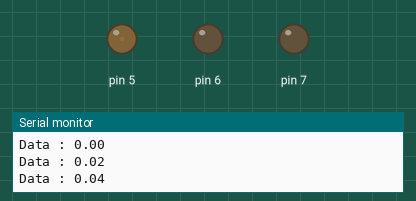
Simulated run of this sketch. Board: Arduino Uno, built with avr-gcc and run on an emulated ATmega328P. On the bench: output pins drawn as LEDs (lit = HIGH), the last lines printed to the serial monitor.

Above: at 0.05 s.
At 2.35 s:
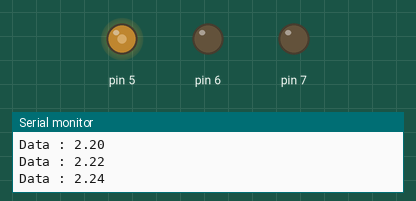
At 4.7 s:
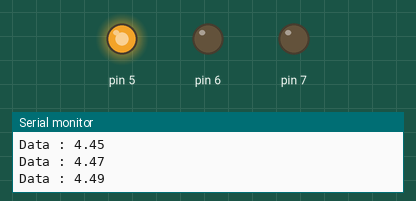
At 9.4 s:
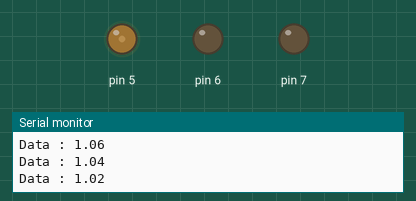
Timing chart, 0 to 13.6 s (numbered marks = the images above):
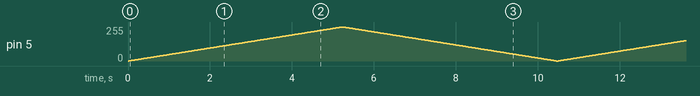

The sketch:

0_PWM_LED.ino
```cpp
void setup() {
  Serial.begin(9600);
  for(float i=5; i<=7; i++){
   pinMode(i,OUTPUT);
  }

}

void loop() {
  for(float i=0; i<=255; i++){
    analogWrite(5,i);
//    float hasil=map(i,0,255,0,5);
    float hasil=(5.0/255.0)*i;
    Serial.print("Data : " );
    Serial.print(hasil);
    Serial.println();
    delay(20);

  }
  for(float i=255; i>=0; i--){
    analogWrite(5,i);
//    float hasil=map(i,0,255,0,5);
    float hasil=(5.0/255.0)*i;
    Serial.print("Data : " );
    Serial.print(hasil);
    Serial.println();
    delay(20);


  }


}
```
